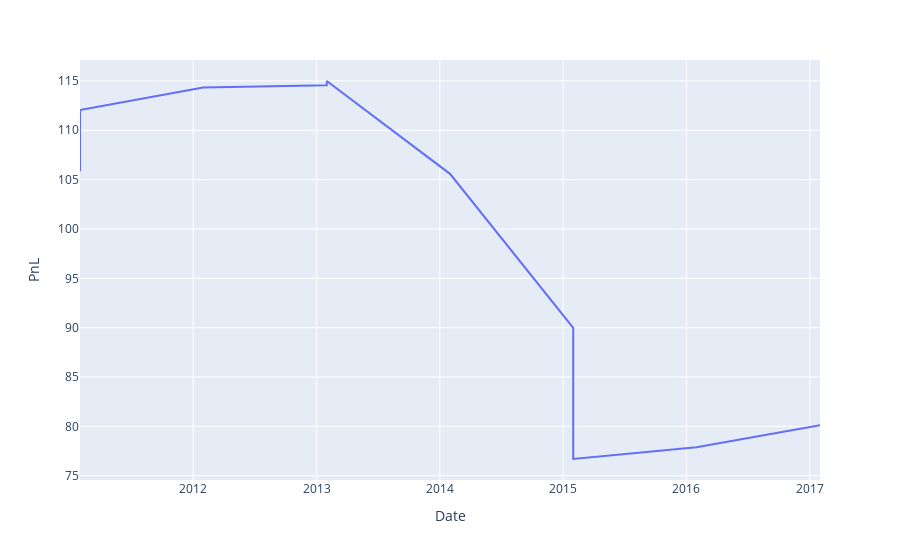

Source (notebook cell):
### Code cell
res_df = gen_res_df(models[0], df)
pnl_df, fig = gen_pnl_df(res_df)
fig

### Figure 1 — Plotly figure (JSON) as saved in the notebook; plotly's stock layout.template omitted (floating-point values rounded to 4 significant figures)
{"data": [{"hovertemplate": "Date=%{x}<br>PnL=%{y}<extra></extra>", "legendgroup": "", "line": {"color": "#636efa", "dash": "solid"}, "marker": {"symbol": "circle"}, "mode": "lines", "name": "", "orientation": "v", "showlegend": false, "type": "scatter", "x": ["2011-01-31", "2011-01-31", "2012-01-31", "2013-01-31", "2013-01-31", "2013-01-31", "2014-01-31", "2015-01-31", "2015-01-31", "2016-01-31", "2017-01-31"], "xaxis": "x", "y": [105.9, 112.1, 114.3, 114.5, 114.8, 115.0, 105.6, 89.99, 76.7, 77.88, 80.12], "yaxis": "y"}], "layout": {"legend": {"tracegroupgap": 0}, "margin": {"t": 60}, "xaxis": {"anchor": "y", "domain": [0, 1], "title": {"text": "Date"}}, "yaxis": {"anchor": "x", "domain": [0, 1], "title": {"text": "PnL"}}}}
